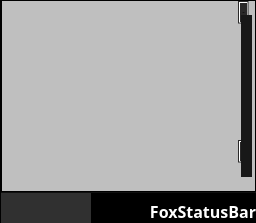
     <widget class="QFrame" name="PlaylistBox">
      <property name="sizePolicy">
       <sizepolicy hsizetype="Preferred" vsizetype="Ignored">
        <horstretch>0</horstretch>
        <verstretch>0</verstretch>
       </sizepolicy>
      </property>
      <property name="frameShape">
       <enum>QFrame::NoFrame</enum>
      </property>
      <layout class="QHBoxLayout" name="PlaylistBoxFirk">
       <property name="spacing">
        <number>0</number>
       </property>
       <property name="leftMargin">
        <number>0</number>
       </property>
       <property name="topMargin">
        <number>0</number>
       </property>
       <property name="rightMargin">
        <number>0</number>
       </property>
       <property name="bottomMargin">
        <number>0</number>
       </property>
       <item>
        <widget class="QTreeView" name="PlaylistsView">
         <property name="enabled">
          <bool>true</bool>
         </property>
         <property name="sizePolicy">
          <sizepolicy hsizetype="Ignored" vsizetype="Ignored">
           <horstretch>1</horstretch>
           <verstretch>0</verstretch>
          </sizepolicy>
         </property>
         <property name="minimumSize">
          <size>
           <width>1</width>
           <height>0</height>
          </size>
         </property>
         <property name="maximumSize">
          <size>
           <width>16777215</width>
           <height>16777215</height>
          </size>
         </property>
         <property name="sizeIncrement">
          <size>
           <width>0</width>
           <height>0</height>
          </size>
         </property>
         <property name="mouseTracking">
          <bool>false</bool>
         </property>
         <property name="acceptDrops">
          <bool>false</bool>
         </property>
         <property name="styleSheet">
          <string notr="true">QTreeView{
  background-color: rgb(26,26, 26,0.5);
  color:rgb(255, 255, 255);
  border: 1px solid;
  outline: 0;
  show-decoration-selected: 1; /* make the selection span the entire width of the view */
}

QTreeView{
    selection-background-color: transparent;
}

QTreeView::branch:has-siblings:!adjoins-item {
    border-image: url(/media/maxsspeaker/HDD_gamesWin/YandexDisk/python-projects/MSMPstream/MSMPstreamGit/img/stylesheet-vline.png) 0;
}

QTreeView::branch:has-siblings:adjoins-item {
    border-image: url(/media/maxsspeaker/HDD_gamesWin/YandexDisk/python-projects/MSMPstream/MSMPstreamGit/img/stylesheet-branch-more.png) 0;
}

QTreeView::branch:!has-children:!has-siblings:adjoins-item {
    border-image: url(/media/maxsspeaker/HDD_gamesWin/YandexDisk/python-projects/MSMPstream/MSMPstreamGit/img/stylesheet-branch-end.png) 0;
}

QTreeView::branch:has-children:!has-siblings:closed,
QTreeView::branch:closed:has-children:has-siblings {
        border-image: none;
        image: url(/media/maxsspeaker/HDD_gamesWin/YandexDisk/python-projects/MSMPstream/MSMPstreamGit/img/stylesheet-branch-closed.png);
}

QTreeView::branch:open:has-children:!has-siblings,
QTreeView::branch:open:has-children:has-siblings  {
        border-image: none;
        image: url(/media/maxsspeaker/HDD_gamesWin/YandexDisk/python-projects/MSMPstream/MSMPstreamGit/img/stylesheet-branch-open.png);
}



QTreeView::item {
   outline: 0;
   color:rgb(80,80,80)
}


QTreeView  QAbstractItemView
{
     border: none;
}


QTreeView::item:selected {
    background: rgb(18,18,18,0.3);
    color:white;
}
QTreeView::item:selected:!active {
   background: rgb(18,18,18,0.3);
   color:white;
}

QTreeView::item:selected {
    color:white;
}
QTreeView::item:selected:!active {
   color:white;
}

QTreeView::item:hover {
    background: rgb(20,20,20,0.5);
    color:#B72E2B;
}





QScrollBar:vertical{
        background-color: #2A2929;
        width: 17px;
        margin: 14px 3px 14px 3px;
        border: 0px transparent;
        border-radius: 0px;
}

QScrollBar::handle:vertical{
        background-color: #181818;         /* #605F5F; */
        min-height: 5px;
}
QScrollBar::handle:vertical:hover{
        background-color: #B72E2B;         
        min-height: 5px;
}

QScrollBar::sub-line:vertical{
        margin: 3px 0px 3px 0px;
        border-image: url(/media/maxsspeaker/HDD_gamesWin/YandexDisk/python-projects/MSMPstream/MSMPstreamGit/img/SliderUp.png);
        height: 11px;
        width: 11px;
        subcontrol-position: top;
        subcontrol-origin: margin;
}

QScrollBar::add-line:vertical{
        margin: 3px 0px 3px 0px;
        border-image: url(/media/maxsspeaker/HDD_gamesWin/YandexDisk/python-projects/MSMPstream/MSMPstreamGit/img/SliderDown.png);
        height: 11px;
        width: 11px;
        subcontrol-position: bottom;
        subcontrol-origin: margin;
}

QScrollBar::sub-line:vertical:hover,QScrollBar::sub-line:vertical:on{
        border-image: url(/media/maxsspeaker/HDD_gamesWin/YandexDisk/python-projects/MSMPstream/MSMPstreamGit/img/SliderUpA.png);
        height: 11px;
        width: 11px;
        subcontrol-position: top;
        subcontrol-origin: margin;
}

QScrollBar::add-line:vertical:hover, QScrollBar::add-line:vertical:on{
        border-image: url(/media/maxsspeaker/HDD_gamesWin/YandexDisk/python-projects/MSMPstream/MSMPstreamGit/img/SliderDownA.png);
        height: 11px;
        width: 11px;
        subcontrol-position: bottom;
        subcontrol-origin: margin;
}

QScrollBar::up-arrow:vertical, QScrollBar::down-arrow:vertical{
        background: none;
}

QScrollBar::add-page:vertical, QScrollBar::sub-page:vertical{
        background: none;
}</string>
         </property>
         <property name="verticalScrollBarPolicy">
          <enum>Qt::ScrollBarAlwaysOn</enum>
         </property>
         <property name="animated">
          <bool>true</bool>
         </property>
         <property name="headerHidden">
          <bool>true</bool>
         </property>
        </widget>
       </item>
       <item>
        <layout class="QVBoxLayout" name="verticalLayout_5">
         <property name="spacing">
          <number>0</number>
         </property>
         <property name="leftMargin">
          <number>0</number>
         </property>
         <item>
          <widget class="QListView" name="PlaylistView">
           <property name="minimumSize">
            <size>
             <width>0</width>
             <height>0</height>
            </size>
           </property>
           <property name="font">
            <font>
             <family>Chicago</family>
             <pointsize>10</pointsize>
             <weight>75</weight>
             <bold>true</bold>
            </font>
           </property>
           <property name="focusPolicy">
            <enum>Qt::NoFocus</enum>
           </property>
           <property name="acceptDrops">
            <bool>false</bool>
           </property>
           <property name="styleSheet">
            <string notr="true">

QScrollBar:vertical{
        background-color: #2A2929;
        width: 17px;
        margin: 14px 3px 14px 3px;
        border: 0px transparent;
        border-radius: 0px;
}

QScrollBar::handle:vertical{
        background-color: #181818;         /* #605F5F; */
        min-height: 5px;
}
QScrollBar::handle:vertical:hover{
        background-color: #B72E2B;         
        min-height: 5px;
}

QScrollBar::sub-line:vertical{
        margin: 3px 0px 3px 0px;
        border-image: url(/media/maxsspeaker/HDD_gamesWin/YandexDisk/python-projects/MSMPstream/MSMPstreamGit/img/SliderUp.png);
        height: 11px;
        width: 11px;
        subcontrol-position: top;
        subcontrol-origin: margin;
}

QScrollBar::add-line:vertical{
        margin: 3px 0px 3px 0px;
        border-image: url(/media/maxsspeaker/HDD_gamesWin/YandexDisk/python-projects/MSMPstream/MSMPstreamGit/img/SliderDown.png);
        height: 11px;
        width: 11px;
        subcontrol-position: bottom;
        subcontrol-origin: margin;
}

QScrollBar::sub-line:vertical:hover,QScrollBar::sub-line:vertical:on{
        border-image: url(/media/maxsspeaker/HDD_gamesWin/YandexDisk/python-projects/MSMPstream/MSMPstreamGit/img/SliderUpA.png);
        height: 11px;
        width: 11px;
        subcontrol-position: top;
        subcontrol-origin: margin;
}

QScrollBar::add-line:vertical:hover, QScrollBar::add-line:vertical:on{
        border-image: url(/media/maxsspeaker/HDD_gamesWin/YandexDisk/python-projects/MSMPstream/MSMPstreamGit/img/SliderDownA.png);
        height: 11px;
        width: 11px;
        subcontrol-position: bottom;
        subcontrol-origin: margin;
}

QScrollBar::up-arrow:vertical, QScrollBar::down-arrow:vertical{
        background: none;
}

QScrollBar::add-page:vertical, QScrollBar::sub-page:vertical{
        background: none;
}




QListView{
  background-color: rgb(0, 0, 0,0.2);
  color:rgb(255, 255, 255);
  border: 1px solid;
   outline: 0;
}

QListView {
    show-decoration-selected: 1; /* make the selection span the entire width of the view */
}

QListView::item {
   outline: 0;
}
QListView::item {

}

QListView  QAbstractItemView
{
     border: none;
}


QListView::item:selected {
    background: rgb(20,20,20,0.5);
    color:white;
}
QListView::item:selected:!active {
   background: rgb(20,20,20,0.5);
   color:white;
}

/*
QListView::item:alternate {
    background: #EEEEEE;
}

QListView::item:selected {
    border: 1px solid #6a6ea9;
}

QListView::item:selected:!active {
    background: qlineargradient(x1: 0, y1: 0, x2: 0, y2: 1,
                                stop: 0 #ABAFE5, stop: 1 #8588B2);
}

QListView::item:selected:active {
    background: qlineargradient(x1: 0, y1: 0, x2: 0, y2: 1,
                                stop: 0 #6a6ea9, stop: 1 #888dd9);
}

QListView::item:hover {
    background: qlineargradient(x1: 0, y1: 0, x2: 0, y2: 1,
                                stop: 0 #FAFBFE, stop: 1 #DCDEF1);
}

*/
QListWidget {padding: 0px;}
QListWidget::item { margin: 0px; }

QMenu {
    background-color: rgb(50,50,50); /* sets background of the menu */
    border: 1px solid black;
}

QMenu::item {
    /* sets background of menu item. set this to something non-transparent
        if you want menu color and menu item color to be different */
    background-color: transparent;
    color:white;
}

QMenu::item:selected { /* when user selects item using mouse or keyboard */
    background-color: #B72E2B;
}

/*




QListView{
  background-color: rgb(0,0, 0,0.2);
  color:rgb(255, 255, 255);
  border: 1px solid;
  outline: none;
}

QListView {
    show-decoration-selected:1;
}




*/







</string>
           </property>
           <property name="verticalScrollBarPolicy">
            <enum>Qt::ScrollBarAlwaysOn</enum>
           </property>
           <property name="horizontalScrollBarPolicy">
            <enum>Qt::ScrollBarAlwaysOff</enum>
           </property>
           <property name="autoScrollMargin">
            <number>0</number>
           </property>
           <property name="editTriggers">
            <set>QAbstractItemView::NoEditTriggers</set>
           </property>
           <property name="dragEnabled">
            <bool>true</bool>
           </property>
           <property name="dragDropMode">
            <enum>QAbstractItemView::NoDragDrop</enum>
           </property>
           <property name="selectionMode">
            <enum>QAbstractItemView::ExtendedSelection</enum>
           </property>
           <property name="selectionBehavior">
            <enum>QAbstractItemView::SelectItems</enum>
           </property>
           <property name="spacing">
            <number>10</number>
           </property>
          </widget>
         </item>
         <item>
          <widget class="QGroupBox" name="PlaylistCommandBar">
           <property name="styleSheet">
            <string notr="true">QGroupBox{
   background-color:black;
   border: none;
   border-top: 1px solid;
   border-color: rgb(16,16,16)
}</string>
           </property>
           <property name="flat">
            <bool>false</bool>
           </property>
           <property name="checkable">
            <bool>false</bool>
           </property>
           <layout class="QHBoxLayout" name="PlaylistCommandBarFirk">
            <property name="spacing">
             <number>0</number>
            </property>
            <property name="sizeConstraint">
             <enum>QLayout::SetDefaultConstraint</enum>
            </property>
            <property name="leftMargin">
             <number>0</number>
            </property>
            <property name="topMargin">
             <number>0</number>
            </property>
            <property name="rightMargin">
             <number>0</number>
            </property>
            <property name="bottomMargin">
             <number>0</number>
            </property>
            <item>
             <widget class="QPushButton" name="AddTreakPlaylist">
              <property name="minimumSize">
               <size>
                <width>30</width>
                <height>30</height>
               </size>
              </property>
              <property name="maximumSize">
               <size>
                <width>30</width>
                <height>30</height>
               </size>
              </property>
              <property name="autoFillBackground">
               <bool>false</bool>
              </property>
              <property name="styleSheet">
               <string notr="true">QPushButton{
  background-color: rgb(48, 48, 48);
  border: none;
  border-image: url(/media/maxsspeaker/HDD_gamesWin/YandexDisk/python-projects/MSMPstream/MSMPstreamGit//img/add-openNew.png);
}
QPushButton:hover{
  background-color: rgb(183,46,43);
  border: none;
  border-image: url(/media/maxsspeaker/HDD_gamesWin/YandexDisk/python-projects/MSMPstream/MSMPstreamGit//img/add-openNew.png);
}

QPushButton:pressed{
  background-color: rgb(183,46,43);
  border: none;
  border-image: url(/media/maxsspeaker/HDD_gamesWin/YandexDisk/python-projects/MSMPstream/MSMPstreamGit//img/add-openNewA.png);

} 
 </string>
              </property>
              <property name="text">
               <string/>
              </property>
              <property name="iconSize">
               <size>
                <width>30</width>
                <height>30</height>
               </size>
              </property>
              <property name="shortcut">
               <string notr="true"/>
              </property>
             </widget>
            </item>
            <item>
             <widget class="QPushButton" name="RemoveTreakPlaylist">
              <property name="minimumSize">
               <size>
                <width>30</width>
                <height>30</height>
               </size>
              </property>
              <property name="maximumSize">
               <size>
                <width>30</width>
                <height>30</height>
               </size>
              </property>
              <property name="styleSheet">
               <string notr="true">QPushButton{
  background-color: rgb(48, 48, 48);
  border: none;
  border-image: url(/media/maxsspeaker/HDD_gamesWin/YandexDisk/python-projects/MSMPstream/MSMPstreamGit//img/removeNew.png);
}
QPushButton:hover{
  background-color: rgb(183,46,43);
  border: none;
  border-image: url(/media/maxsspeaker/HDD_gamesWin/YandexDisk/python-projects/MSMPstream/MSMPstreamGit//img/removeNew.png);
}

QPushButton:pressed{
  background-color: rgb(183,46,43);
  border: none;
  border-image: url(/media/maxsspeaker/HDD_gamesWin/YandexDisk/python-projects/MSMPstream/MSMPstreamGit//img/removeNewA.png);

}
</string>
              </property>
              <property name="iconSize">
               <size>
                <width>30</width>
                <height>30</height>
               </size>
              </property>
              <property name="shortcut">
               <string notr="true"/>
              </property>
             </widget>
            </item>
            <item>
             <widget class="QPushButton" name="MenuPlaylist">
              <property name="minimumSize">
               <size>
                <width>30</width>
                <height>30</height>
               </size>
              </property>
              <property name="maximumSize">
               <size>
                <width>30</width>
                <height>30</height>
               </size>
              </property>
              <property name="styleSheet">
               <string notr="true">QPushButton{
  background-color: rgb(48, 48, 48);
  border: none;
  border-image: url(/media/maxsspeaker/HDD_gamesWin/YandexDisk/python-projects/MSMPstream/MSMPstreamGit//img/menuplaylistNew.png);
}
QPushButton:hover{
  background-color: rgb(183,46,43);
  border: none;
  border-image: url(/media/maxsspeaker/HDD_gamesWin/YandexDisk/python-projects/MSMPstream/MSMPstreamGit//img/menuplaylistNew.png);
}

QPushButton:pressed{
  background-color: rgb(183,46,43);
  border: none;
  border-image: url(/media/maxsspeaker/HDD_gamesWin/YandexDisk/python-projects/MSMPstream/MSMPstreamGit//img/menuplaylistNewA.png);

}
</string>
              </property>
              <property name="text">
               <string/>
              </property>
              <property name="iconSize">
               <size>
                <width>30</width>
                <height>30</height>
               </size>
              </property>
              <property name="shortcut">
               <string notr="true"/>
              </property>
             </widget>
            </item>
            <item>
             <widget class="QLabel" name="FoxStatusBar">
              <property name="sizePolicy">
               <sizepolicy hsizetype="Ignored" vsizetype="Preferred">
                <horstretch>0</horstretch>
                <verstretch>0</verstretch>
               </sizepolicy>
              </property>
              <property name="font">
               <font>
                <family>Chicago</family>
                <pointsize>12</pointsize>
                <weight>75</weight>
                <bold>true</bold>
               </font>
              </property>
              <property name="styleSheet">
               <string notr="true">QLabel{
background-color: rgba(0,0,0,0);
color:white;
}</string>
              </property>
              <property name="text">
               <string>FoxStatusBar</string>
              </property>
              <property name="textFormat">
               <enum>Qt::AutoText</enum>
              </property>
              <property name="alignment">
               <set>Qt::AlignBottom|Qt::AlignRight|Qt::AlignTrailing</set>
              </property>
             </widget>
            </item>
           </layout>
          </widget>
         </item>
        </layout>
       </item>
      </layout>
     </widget>
